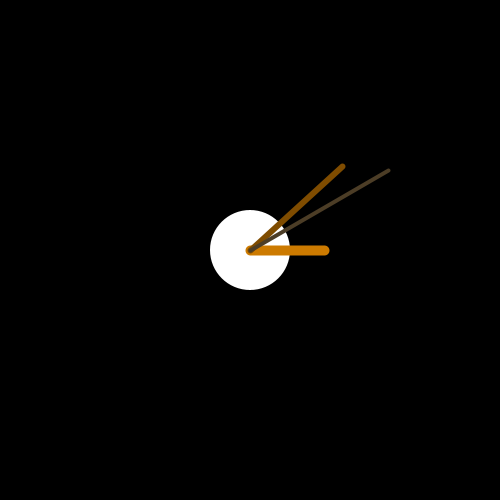
Frame 1 (no input)
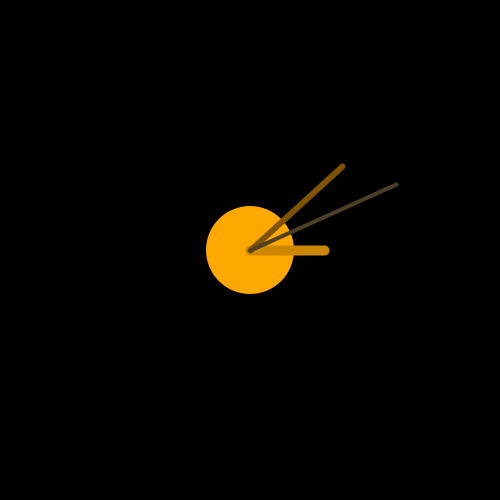
Frame 60 (the mouse pressed at the canvas centre just before this capture)
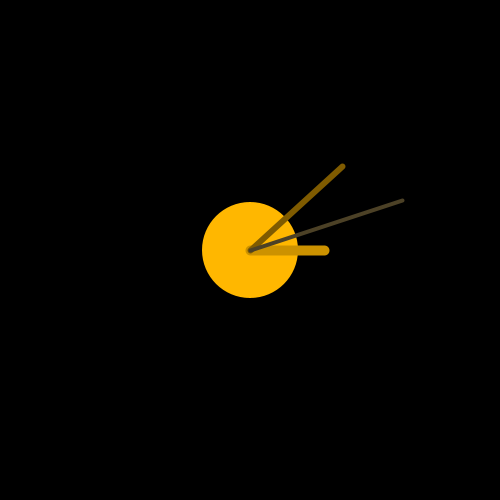
Frame 120 (the mouse held since frame 60 and released just before this capture)

The Processing sketch that drew these frames (run headless with seeded random() and noise(); from frame 60 on, the mouse is pressed at the canvas centre):

// Processing sketch: processing_40649
// ── processing_40649.pde

int hours;
int minutes;
int seconds;

void setup() {
  size(500, 500);
  colorMode(HSB, 100);
   background(0);
  strokeCap(ROUND);
  smooth();
}

void draw() {
 
 hours = hour();
 minutes = minute();
 seconds = second();
    
    // fix for 24 hour clock
  if(hours > 12) {
   hours -= 12;
  }
 
 background(0);
 
 // center sketch
  translate(250,250);
  rotate(radians(90));
  noStroke();
 ellipse(0,0,seconds*8,seconds*8); // ellipse center expanding sketch
 fill(seconds, 100, 100);
  
   // hour hand
  strokeWeight(10);
  stroke(seconds, 100, 100);
  pushMatrix();
  rotate(radians(30 * hours));  // 30 * 12 = 360 degrees
  stroke(seconds, 100, 80);
  line(0,0, -75,0);
  popMatrix();
  
   // minute hand
  strokeWeight(6);
  stroke(seconds, 100, 50);
  pushMatrix();
  rotate(radians(6 * minutes));
  line(0,0, -125,0);
 stroke(seconds, 50, 50);
  popMatrix();
  
   // second hand
  strokeWeight(4);
  stroke(seconds, 50, 30);
  pushMatrix();
  rotate(radians(6 * seconds));
  line(0,0, -160,0);
 stroke(seconds, 100, 80);
  popMatrix();
   
  noStroke(); 
  if( seconds ==30) {
  ellipse(200,0,20,20); // 30 seconds sign
 fill(seconds, 100, 100);
  }
  else if (seconds ==15) {      
  ellipse(0,-200,20,20); // 15 seconds sign
  fill(seconds, 100, 100);
  } 
  else if (seconds ==45) {
  ellipse(0,200,20,20); // 45 seconds sign
  fill(seconds, 100, 100);
  }
  else if (seconds ==0) {
  ellipse(-200,0,20,20); // 60 seconds sign
  fill(seconds, 100, 100);
  }
 
}
  
